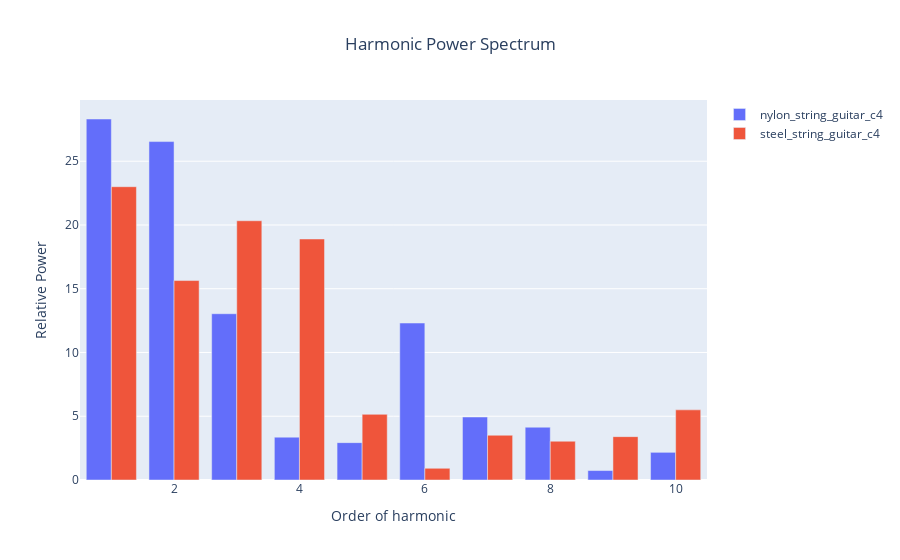

Notebook code for this chart:
### Markdown cell above
# Drawing power spectra of harmonics

### Code cell
relative_harmonic_powers_per_instrument = []

for fourier_coefficients in fourier_coefficients_per_instrument:
    relative_harmonic_powers_per_instrument.append(fmu.calculate_harmonic_power_spectrum(fourier_coefficients))
    
gdu.draw_harmonics_power_spectra(files, relative_harmonic_powers_per_instrument)

### Figure 1 — Plotly figure (JSON) as saved in the notebook; plotly's stock layout.template omitted (floating-point values rounded to 4 significant figures)
{"data": [{"name": "nylon_string_guitar_c4", "type": "bar", "x": [1, 2, 3, 4, 5, 6, 7, 8, 9, 10], "y": [28.31, 26.54, 13.04, 3.36, 2.93, 12.31, 4.94, 4.14, 0.74, 2.17]}, {"name": "steel_string_guitar_c4", "type": "bar", "x": [1, 2, 3, 4, 5, 6, 7, 8, 9, 10], "y": [23, 15.64, 20.33, 18.9, 5.15, 0.92, 3.51, 3.04, 3.4, 5.5]}], "layout": {"title": {"text": "Harmonic Power Spectrum", "x": 0.5}, "xaxis": {"title": {"text": "Order of harmonic"}}, "yaxis": {"title": {"text": "Relative Power"}}}}
